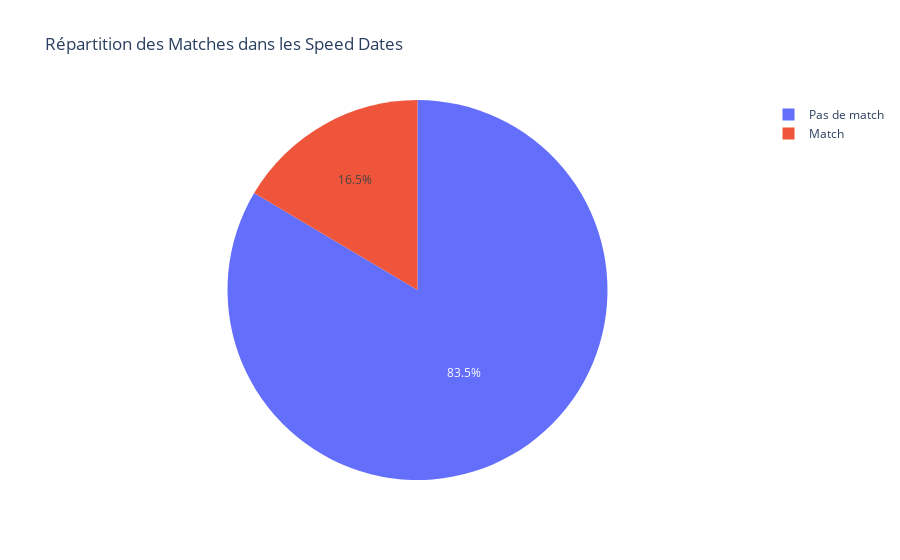

The code cell stored with this chart in its notebook:
### Markdown cell above
Notre variable cible 'match' nous indique si un couple s'est formé lors du speed dating. Avec un taux de match de 16.5%, nous voyons que la majorité des rencontres ne mènent pas à un second rendez-vous. Cela révèle un potentiel d'amélioration important pour optimiser les algorithmes de matching.

### Code cell
# Visualisation du taux de match
fig = px.pie(values=Tinder['match'].value_counts().values, 
             names=['Pas de match', 'Match'],
             title='Répartition des Matches dans les Speed Dates')
fig.show()

### Figure 1 — Plotly figure (JSON) as saved in the notebook; plotly's stock layout.template omitted (floating-point values rounded to 4 significant figures)
{"data": [{"domain": {"x": [0, 1], "y": [0, 1]}, "hovertemplate": "label=%{label}<br>value=%{value}<extra></extra>", "labels": ["Pas de match", "Match"], "legendgroup": "", "name": "", "showlegend": true, "type": "pie", "values": [6998, 1380]}], "layout": {"legend": {"tracegroupgap": 0}, "title": {"text": "Répartition des Matches dans les Speed Dates"}}}
